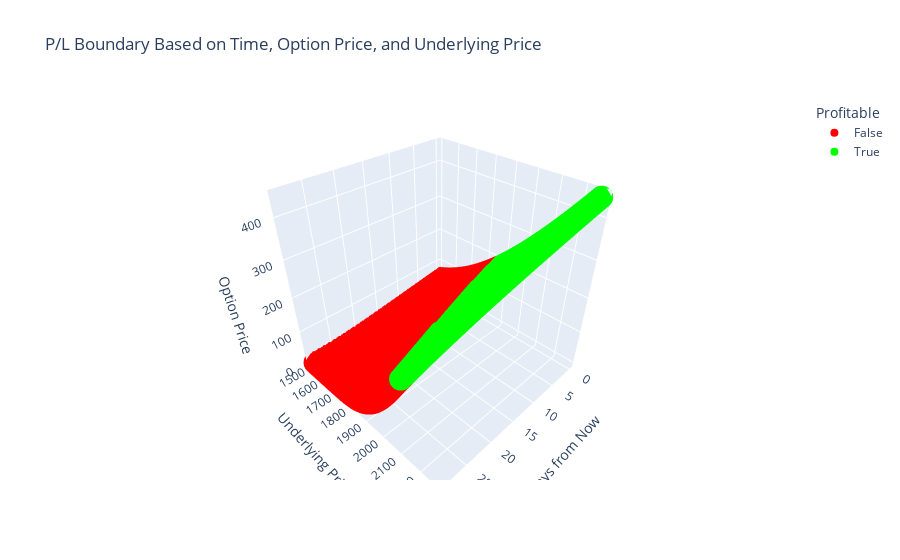

Notebook code for this chart:
### Markdown cell above
# 3D P/L BOUNDARIES
The following cells will generate interactive 3D P/L boundaries for the option. The first 3D plot will display a standard P/L boundary based on time, underlying price, and option price. The second 3D plot will display the exact profit of an option based on time and underlying price. You can click through the 2 plot to view individual values.

The green region indicates the profitable region for your option (IV held constant) and the red region indicates the loss region.

### Code cell
fig = px.scatter_3d(xyz_df, x='Days from Now', y='Underlying Price', z='Option Price', color='Profitable', 
              color_discrete_map={True:'#00ff00', False: '#ff0000'}, 
                    title='P/L Boundary Based on Time, Option Price, and Underlying Price'
    )
fig.show()

### Figure 1 — Plotly figure (JSON) as saved in the notebook; plotly's stock layout.template omitted (floating-point values rounded to 4 significant figures; data arrays with more than 128 entries replaced by an {"elided": "..."} marker saying what was removed)
{"data": [{"hovertemplate": "Profitable=False<br>Days from Now=%{x}<br>Underlying Price=%{y}<br>Option Price=%{z}<extra></extra>", "legendgroup": "False", "marker": {"color": "#ff0000", "symbol": "circle"}, "mode": "markers", "name": "False", "scene": "scene", "showlegend": true, "type": "scatter3d", "x": {"elided": "1883 int values"}, "y": {"elided": "1883 float values"}, "z": {"elided": "1883 float values"}}, {"hovertemplate": "Profitable=True<br>Days from Now=%{x}<br>Underlying Price=%{y}<br>Option Price=%{z}<extra></extra>", "legendgroup": "True", "marker": {"color": "#00ff00", "symbol": "circle"}, "mode": "markers", "name": "True", "scene": "scene", "showlegend": true, "type": "scatter3d", "x": {"elided": "1117 int values"}, "y": {"elided": "1117 float values"}, "z": {"elided": "1117 float values"}}], "layout": {"legend": {"title": {"text": "Profitable"}, "tracegroupgap": 0}, "scene": {"domain": {"x": [0, 1], "y": [0, 1]}, "xaxis": {"title": {"text": "Days from Now"}}, "yaxis": {"title": {"text": "Underlying Price"}}, "zaxis": {"title": {"text": "Option Price"}}}, "title": {"text": "P/L Boundary Based on Time, Option Price, and Underlying Price"}}}
